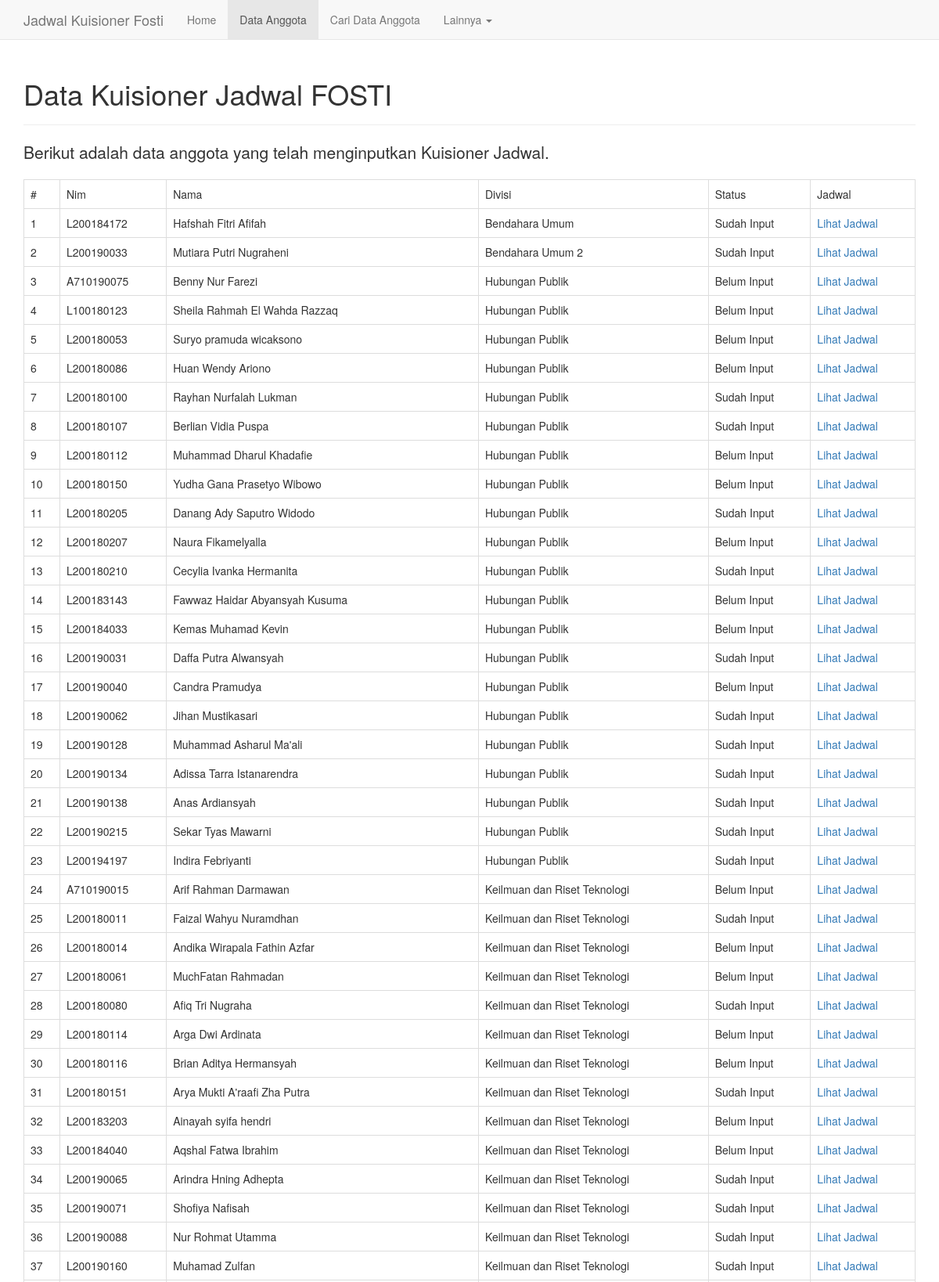
The app's page /admin/data.php (signed in, upper part) with its own data.
### tables this page shows
CREATE TABLE `tbl_anggota` (
  `nim` varchar(15) NOT NULL,
  `nama` varchar(45) DEFAULT NULL,
  `password` varchar(25) NOT NULL,
  `status` varchar(2) NOT NULL DEFAULT '0',
  `divisi` varchar(100) DEFAULT NULL,
  `senin` varchar(100) DEFAULT NULL,
  `selasa` varchar(100) DEFAULT NULL,
  `rabu` varchar(100) DEFAULT NULL,
  `kamis` varchar(100) DEFAULT NULL,
  `jumat` varchar(100) DEFAULT NULL,
  `sabtu` varchar(100) DEFAULT NULL
);

### admin/data.php (the view, shortened to what this page needs)
<?php
if (isset($_SESSION['user'])) {
  include_once('../config/koneksi.php');
?>
<!DOCTYPE html>
<html lang="en">
<head>
    <link href="../assets/css/bootstrap.min.css" rel="stylesheet">
    <link href="css/footer-navbar.css" rel="stylesheet">
  </head>
  <body>
    <div class="navbar navbar-default navbar-fixed-top" role="navigation">
      <div class="container">
        <div class="navbar-header">
          <a class="navbar-brand" href="./">Jadwal Kuisioner Fosti</a>
        </div>
        <div class="collapse navbar-collapse">
          <ul class="nav navbar-nav">
            <li><a href="./">Home</a></li>
            <li class="active"><a href="data.php">Data Anggota</a></li>
            <li><a href="cari.php">Cari Data Anggota</a></li>
            <li class="dropdown">
              <a href="#" class="dropdown-toggle" data-toggle="dropdown">Lainnya <span class="caret"></span></a>
            </li>
          </ul>
        </div>
      </div>
    </div>
      <div class="container" id='tes'>
        <div class="page-header">
          <h1>Data Kuisioner Jadwal FOSTI</h1>
        </div>
        <p class="lead">Berikut adalah data anggota yang telah menginputkan Kuisioner Jadwal.</p>
        <div class="table-responsive">
          <table class="table table-bordered">
            <tr>
              <td>#</td>
              <td>Nim</td>
              <td>Nama</td>
              <td>Divisi</td>
              <td>Status</td>
              <td>Jadwal</td>
            </tr>
            <?php
            $sql = "SELECT * FROM tbl_anggota ORDER BY divisi";
            $hasil = mysqli_query($dbc, $sql);
            if(mysqli_num_rows($hasil) > 0){
              $no=1;
              while($row = mysqli_fetch_assoc($hasil)){
                ?>
            <tr>
              <td><?php echo $no; ?></td>
              <td><?php echo $row['nim']; ?></td>
              <td><?php echo $row['nama']; ?></td>
              <td><?php echo $row['divisi']; ?></td>
              <td><?php if ($row['status']=='1') {
                echo "Sudah Input";
              } else {
                echo "Belum Input";
              }?>
              </td>
              <td><a href="javascript:void(0)" class="hover" id="<?php echo $row['nim']; ?>">Lihat Jadwal</a></td>
            </tr>
            <?php
            $no++;
              }
            } else {
              echo "<td colspan='4'>Data Kosong...</td>";
            }
            ?>
          </table>
        </div>
      </div>
  </body>
</html>
<?php
} else {
	echo "<script>window.location='login/';</script>";
}
?>

### admin/css/footer-navbar.css (style rules this page uses)
html { position: relative; min-height: 100%; }
body { margin-bottom: 60px; }
body > .container { padding: 60px 15px 0; }

### records on screen
tbl_anggota: nim "L200184172", nama "Hafshah Fitri Afifah", divisi "Bendahara Umum", status "Sudah Input"
tbl_anggota: nim "L200190033", nama "Mutiara Putri Nugraheni", divisi "Bendahara Umum 2", status "Sudah Input"
tbl_anggota: nim "A710190075", nama "Benny Nur Farezi", divisi "Hubungan Publik", status "Belum Input"
tbl_anggota: nim "L100180123", nama "Sheila Rahmah El Wahda Razzaq", divisi "Hubungan Publik", status "Belum Input"
tbl_anggota: nim "L200180053", nama "Suryo pramuda wicaksono", divisi "Hubungan Publik", status "Belum Input"
tbl_anggota: nim "L200180086", nama "Huan Wendy Ariono", divisi "Hubungan Publik", status "Belum Input"
tbl_anggota: nim "L200180100", nama "Rayhan Nurfalah Lukman", divisi "Hubungan Publik", status "Sudah Input"
tbl_anggota: nim "L200180107", nama "Berlian Vidia Puspa", divisi "Hubungan Publik", status "Sudah Input"
tbl_anggota: nim "L200180112", nama "Muhammad Dharul Khadafie", divisi "Hubungan Publik", status "Belum Input"
tbl_anggota: nim "L200180150", nama "Yudha Gana Prasetyo Wibowo", divisi "Hubungan Publik", status "Belum Input"
tbl_anggota: nim "L200180205", nama "Danang Ady Saputro Widodo", divisi "Hubungan Publik", status "Sudah Input"
tbl_anggota: nim "L200180207", nama "Naura Fikamelyalla", divisi "Hubungan Publik", status "Belum Input"
tbl_anggota: nim "L200180210", nama "Cecylia Ivanka Hermanita", divisi "Hubungan Publik", status "Sudah Input"
tbl_anggota: nim "L200183143", nama "Fawwaz Haidar Abyansyah Kusuma", divisi "Hubungan Publik", status "Belum Input"
tbl_anggota: nim "L200184033", nama "Kemas Muhamad Kevin", divisi "Hubungan Publik", status "Belum Input"
tbl_anggota: nim "L200190031", nama "Daffa Putra Alwansyah", divisi "Hubungan Publik", status "Sudah Input"
tbl_anggota: nim "L200190040", nama "Candra Pramudya", divisi "Hubungan Publik", status "Belum Input"
tbl_anggota: nim "L200190062", nama "Jihan Mustikasari", divisi "Hubungan Publik", status "Sudah Input"
tbl_anggota: nim "L200190128", nama "Muhammad Asharul Ma'ali", divisi "Hubungan Publik", status "Sudah Input"
tbl_anggota: nim "L200190134", nama "Adissa Tarra Istanarendra", divisi "Hubungan Publik", status "Sudah Input"
tbl_anggota: nim "L200190138", nama "Anas Ardiansyah", divisi "Hubungan Publik", status "Sudah Input"
tbl_anggota: nim "L200190215", nama "Sekar Tyas Mawarni", divisi "Hubungan Publik", status "Sudah Input"
tbl_anggota: nim "L200194197", nama "Indira Febriyanti", divisi "Hubungan Publik", status "Sudah Input"
tbl_anggota: nim "A710190015", nama "Arif Rahman Darmawan", divisi "Keilmuan dan Riset Teknologi", status "Belum Input"
tbl_anggota: nim "L200180011", nama "Faizal Wahyu Nuramdhan", divisi "Keilmuan dan Riset Teknologi", status "Sudah Input"
tbl_anggota: nim "L200180014", nama "Andika Wirapala Fathin Azfar", divisi "Keilmuan dan Riset Teknologi", status "Belum Input"
tbl_anggota: nim "L200180061", nama "MuchFatan Rahmadan", divisi "Keilmuan dan Riset Teknologi", status "Belum Input"
tbl_anggota: nim "L200180080", nama "Afiq Tri Nugraha", divisi "Keilmuan dan Riset Teknologi", status "Sudah Input"
tbl_anggota: nim "L200180114", nama "Arga Dwi Ardinata", divisi "Keilmuan dan Riset Teknologi", status "Belum Input"
tbl_anggota: nim "L200180116", nama "Brian Aditya Hermansyah", divisi "Keilmuan dan Riset Teknologi", status "Belum Input"
tbl_anggota: nim "L200180151", nama "Arya Mukti A'raafi Zha Putra", divisi "Keilmuan dan Riset Teknologi", status "Sudah Input"
tbl_anggota: nim "L200183203", nama "Ainayah syifa hendri", divisi "Keilmuan dan Riset Teknologi", status "Belum Input"
tbl_anggota: nim "L200184040", nama "Aqshal Fatwa Ibrahim", divisi "Keilmuan dan Riset Teknologi", status "Belum Input"
tbl_anggota: nim "L200190065", nama "Arindra Hning Adhepta", divisi "Keilmuan dan Riset Teknologi", status "Sudah Input"
tbl_anggota: nim "L200190071", nama "Shofiya Nafisah", divisi "Keilmuan dan Riset Teknologi", status "Sudah Input"
tbl_anggota: nim "L200190088", nama "Nur Rohmat Utamma", divisi "Keilmuan dan Riset Teknologi", status "Sudah Input"
tbl_anggota: nim "L200190160", nama "Muhamad Zulfan", divisi "Keilmuan dan Riset Teknologi", status "Sudah Input"
